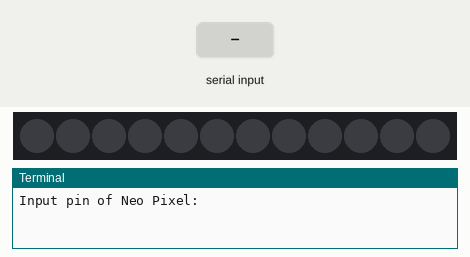
Simulated run of this program. Board: Raspberry Pi (BCM pin numbers). Parts: 12 RGB LEDs in strip order, left to right, the last lines printed to the terminal. The inputs (shaded band) are chosen by the test bench. At 27.8 s the program stops and its outputs stay as they are.

Above: at 1.2 s.
1.3 s: "18" typed at the terminal, then Enter
2.8 s: "12" typed at the terminal, then Enter
At 3.7 s:
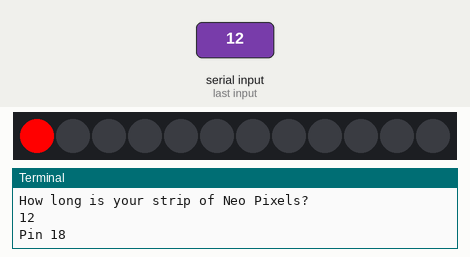
At 8.8 s:
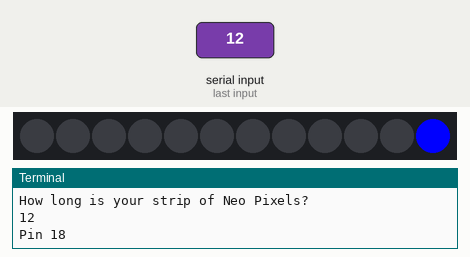
Timing chart, 0 to 10.3 s (numbered marks = the images above; inputs shaded):
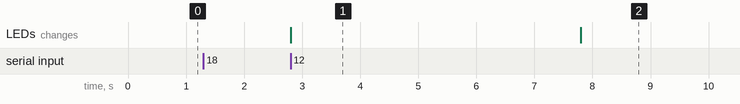

Measured:
- after the input at 2.8 s, the LEDs: change at once (image 1)
- what the display in image 1 shows lasts 5.0 s, from 2.8 s to 7.8 s

The program:

neopixel-test.py
```python
#!/usr/bin/env python3

import board
import neopixel
import time

def main():
    PIN = int(input('Input pin of Neo Pixel: '))
    LENGTH = int(input('How long is your strip of Neo Pixels? '))

    if PIN == 18:
        print('Pin 18')
        PIN = board.D18
    elif PIN == 12:
        print('Pin 12')
        PIN = board.D12
    elif PIN == 21:
        print('Pin 21')
        PIN = board.D21
    else:
        raise Exception('Pin was [{p}]  |  Neo Pixels require 12, 18, or 21.'.format(p=PIN))

    pixels = neopixel.NeoPixel(PIN, LENGTH)  # Raspberry Pi wiring!

    # Light up the first NeoPixel red
    pixels[0] = (255, 0, 0)
    time.sleep(5)
    pixels[0] = (0, 0, 0)
    # Light up the last NeoPixel blue
    pixels[LENGTH-1] = (0, 0, 255)
    time.sleep(5)
    # Light up all the NeoPixels to a light white
    pixels.fill((100, 100, 100))
    time.sleep(15)
    # Turn off the NeoPixels
    pixels.fill((0, 0, 0))


if __name__ == "__main__":
    main()
```
